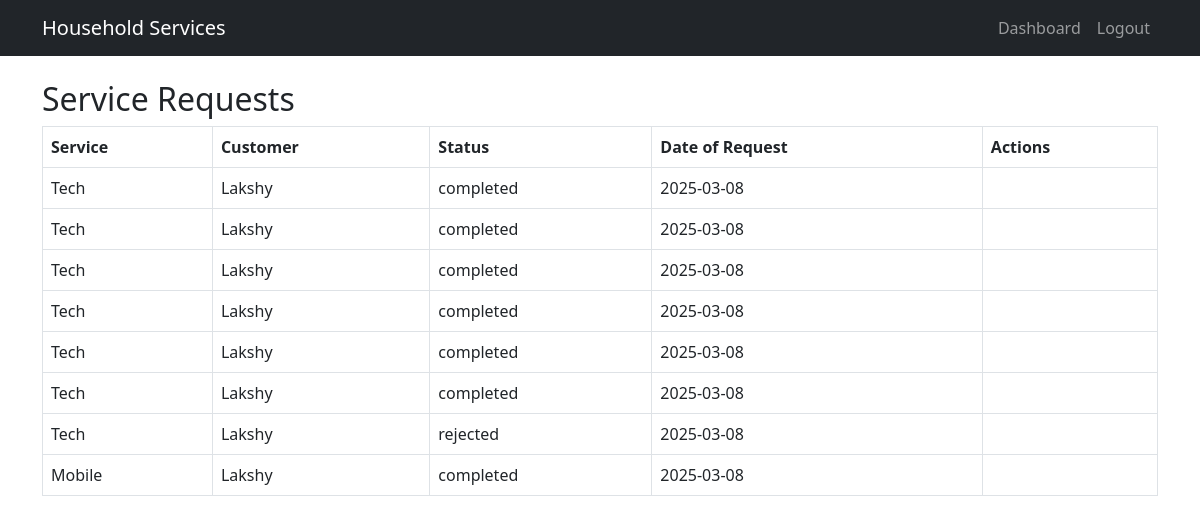
/service_requests (signed in), run on the app's committed database.
### app.py (models this page shows, shortened)
class ServiceRequest(db.Model):
    id = db.Column(db.Integer, primary_key=True)
    customer_id = db.Column(db.Integer, db.ForeignKey('user.id'))
    service_id = db.Column(db.Integer, db.ForeignKey('service.id'))
    professional_id = db.Column(db.Integer, db.ForeignKey('user.id'), nullable=True)
    date_of_request = db.Column(db.DateTime, default=datetime.utcnow)
    date_of_completion = db.Column(db.DateTime, nullable=True)
    service_status = db.Column(db.String(20), default='requested')
    remarks = db.Column(db.Text, nullable=True)
    customer = db.relationship('User', foreign_keys=[customer_id])
    professional = db.relationship('User', foreign_keys=[professional_id], backref='assigned_requests')
    service = db.relationship('Service', backref='requests')

class Service(db.Model):
    id = db.Column(db.Integer, primary_key=True)
    name = db.Column(db.String(100), nullable=False)
    price = db.Column(db.Float, nullable=False)
    description = db.Column(db.Text, nullable=False)
    time_required = db.Column(db.Integer, nullable=False)

class User(db.Model):
    id = db.Column(db.Integer, primary_key=True)
    username = db.Column(db.String(50), unique=True, nullable=False)
    password_hash = db.Column(db.String(128), nullable=False)
    role = db.Column(db.String(20), nullable=False)  # 'admin', 'professional', 'customer'
    date_created = db.Column(db.DateTime, default=datetime.utcnow)
    description = db.Column(db.Text, nullable=True)
    service_type = db.Column(db.String(100), nullable=True)
    experience = db.Column(db.Integer, nullable=True)

### app.py (the view)
@app.route('/service_requests')
def service_requests():
    requests = ServiceRequest.query.all()
    return render_template('service_requests.html', service_requests=requests)

### templates/service_requests.html (shortened to what this page needs)
{% extends 'base.html' %}
{% block content %}
<h2>Service Requests</h2>
<table class="table table-bordered">
    <thead>
        <tr>
            <th>Service</th>
            <th>Customer</th>
            <th>Status</th>
            <th>Date of Request</th>
            <th>Actions</th>
        </tr>
    </thead>
    <tbody>
        {% for request in service_requests %}
        <tr>
            <td>{{ request.service.name }}</td>
            <td>{{ request.customer.username }}</td>
            <td>{{ request.service_status }}</td>
            <td>{{ request.date_of_request.strftime('%Y-%m-%d') }}</td>
            <td>
            </td>
        </tr>
        {% endfor %}
    </tbody>
</table>
{% endblock %}

### data on the page
ServiceRequest: service.name "Tech", customer.username "Lakshy", service_status "completed", date_of_request "2025-03-08"
ServiceRequest: service.name "Tech", customer.username "Lakshy", service_status "completed", date_of_request "2025-03-08"
ServiceRequest: service.name "Tech", customer.username "Lakshy", service_status "completed", date_of_request "2025-03-08"
ServiceRequest: service.name "Tech", customer.username "Lakshy", service_status "completed", date_of_request "2025-03-08"
ServiceRequest: service.name "Tech", customer.username "Lakshy", service_status "completed", date_of_request "2025-03-08"
ServiceRequest: service.name "Tech", customer.username "Lakshy", service_status "completed", date_of_request "2025-03-08"
ServiceRequest: service.name "Tech", customer.username "Lakshy", service_status "rejected", date_of_request "2025-03-08"
ServiceRequest: service.name "Mobile", customer.username "Lakshy", service_status "completed", date_of_request "2025-03-08"
